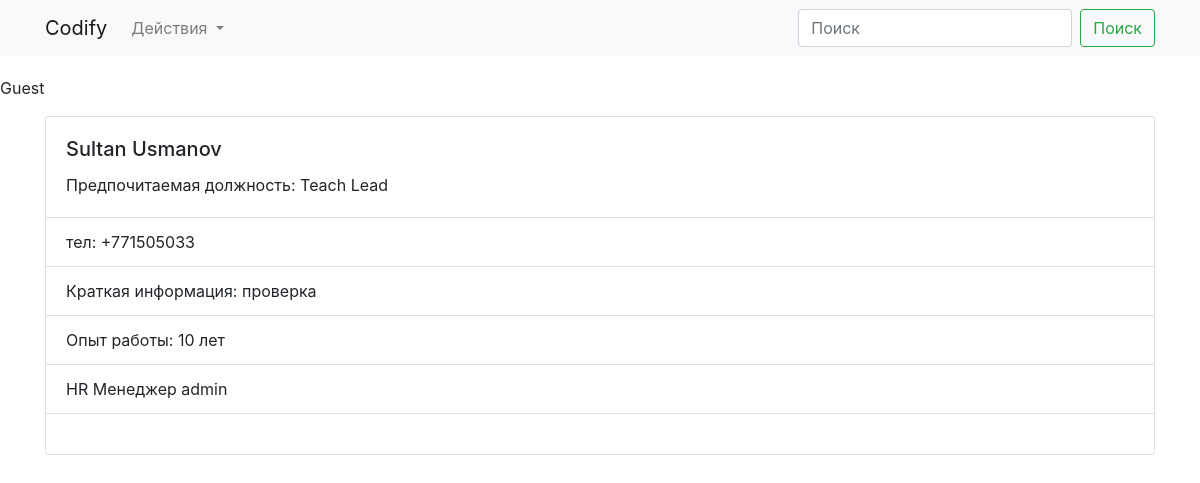
Page /employee/1 on the committed database.
### app/models.py (models this page shows, shortened)
class Employee(db.Model):
    id = db.Column(db.Integer, primary_key=True)
    fullname = db.Column(db.String(30))
    phone = db.Column(db.String)
    short_info = db.Column(db.String)
    experience = db.Column(db.Integer)
    preferred_position = db.Column(db.String)
    user = db.relationship(User, backref=db.backref('users', lazy='dynamic'))
    user_name = db.Column(db.String, db.ForeignKey('user.username'))

class User(UserMixin, db.Model): #####UserMixin -- Содержит функции проверки учетной записи пользователя
    id = db.Column(db.Integer, primary_key=True)
    username = db.Column(db.String, nullable=False, unique=True)
    password_hash = db.Column(db.String, nullable=False)
    def __repr__(self):
        return self.username
    @property
    def password(self):
        return None

### app/views.py (the view)
def employee_detail(id):
    users = User.query.all()
    employee = Employee.query.get(id)
    print(users)
    return render_template('employee_detail.html', employee=employee, users=users)

### app/templates/employee_detail.html (shortened to what this page needs)
{% extends 'base.html' %}
{% block content %}
<div class="container">
  <div class="card">
    <div class="card-body">
      <h5 class="card-title">{{ employee.fullname }}</h5>
      <p class="card-text">Предпочитаемая должность: {{ employee.preferred_position }}</p>
    </div>
    <ul class="list-group list-group-flush">
      <li class="list-group-item">тел: {{ employee.phone }}</li>
      <li class="list-group-item">Краткая информация: {{ employee.short_info }}</li>
      <li class="list-group-item">Опыт работы: {{ employee.experience }} лет</li>
      <li class="list-group-item">HR Менеджер {{ employee.user.username }}</li>
    </ul>
    <div class="card-body">
    </div>
  </div>
</div>
{% endblock content %}

### rows in the picture
Employee: fullname "Sultan Usmanov", preferred_position "Teach Lead", phone "+771505033", short_info "проверка", experience "10"
User: user.username "admin"
